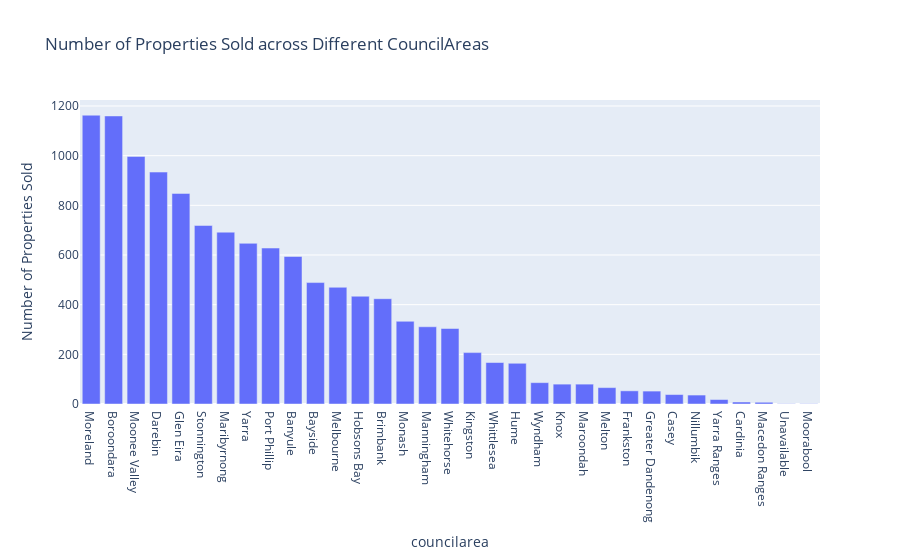

The code cell stored with this chart in its notebook:
### Markdown cell above
7) **How many properties were sold across different CouncilAreas ?**

### Code cell
c = data.councilarea.value_counts()

px.bar(c, x=c.index, y=c.values, title='Number of Properties Sold across Different CouncilAreas', labels={'x': 'CouncilArea', 'y': 'Number of Properties Sold'})

### Figure 1 — Plotly figure (JSON) as saved in the notebook; plotly's stock layout.template omitted (floating-point values rounded to 4 significant figures)
{"data": [{"hovertemplate": "councilarea=%{x}<br>Number of Properties Sold=%{y}<extra></extra>", "legendgroup": "", "marker": {"color": "#636efa", "pattern": {"shape": ""}}, "name": "", "orientation": "v", "showlegend": false, "textposition": "auto", "type": "bar", "x": ["Moreland", "Boroondara", "Moonee Valley", "Darebin", "Glen Eira", "Stonnington", "Maribyrnong", "Yarra", "Port Phillip", "Banyule", "Bayside", "Melbourne", "Hobsons Bay", "Brimbank", "Monash", "Manningham", "Whitehorse", "Kingston", "Whittlesea", "Hume", "Wyndham", "Knox", "Maroondah", "Melton", "Frankston", "Greater Dandenong", "Casey", "Nillumbik", "Yarra Ranges", "Cardinia", "Macedon Ranges", "Unavailable", "Moorabool"], "xaxis": "x", "y": [1163, 1160, 997, 934, 848, 719, 692, 647, 628, 594, 489, 470, 434, 424, 333, 311, 304, 207, 167, 164, 86, 80, 80, 66, 53, 52, 38, 36, 18, 8, 7, 1, 1], "yaxis": "y"}], "layout": {"barmode": "relative", "legend": {"tracegroupgap": 0}, "title": {"text": "Number of Properties Sold across Different CouncilAreas"}, "xaxis": {"anchor": "y", "domain": [0, 1], "title": {"text": "councilarea"}}, "yaxis": {"anchor": "x", "domain": [0, 1], "title": {"text": "Number of Properties Sold"}}}}
